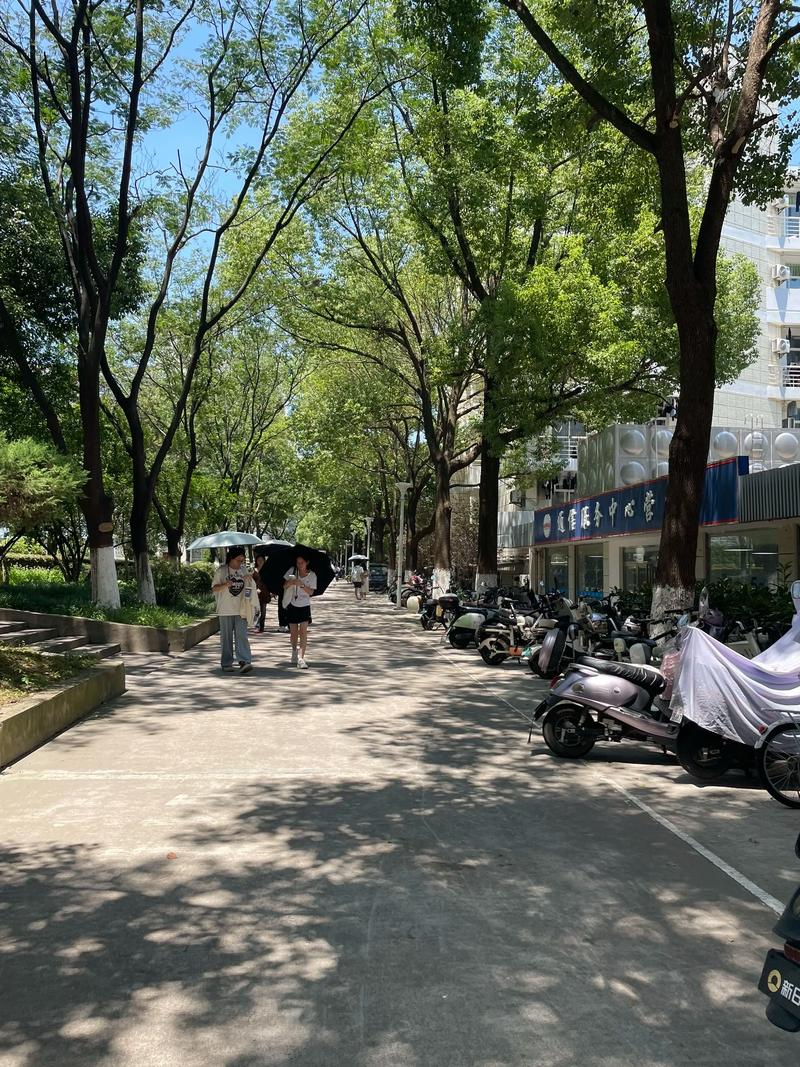
#> input picture experiment_2/street.jpg, 800 x 1067 px
$ python lane_detection.py
#> lines starting #> are read from the running program, lines starting #| are printed output that depends on the picture; after the words box and inside, x2 and y2 are one past the last pixel; in counts of white or black regions, pixels touching at a corner belong together
import cv2
import numpy as np
import matplotlib.pyplot as plt

# 读取图像
def read_image(image_path):
    return cv2.imread(image_path)

# 转换为灰度图像
def to_gray(image):
    return cv2.cvtColor(image, cv2.COLOR_BGR2GRAY)

# 高斯模糊
def gaussian_blur(gray_image, kernel_size=5):
    return cv2.GaussianBlur(gray_image, (kernel_size, kernel_size), 0)

# Canny边缘检测
def canny_edge_detection(blur_image, low_threshold=50, high_threshold=150):
    return cv2.Canny(blur_image, low_threshold, high_threshold)

# 定义感兴趣区域
def region_of_interest(edges):
    height, width = edges.shape
    mask = np.zeros_like(edges)

    # 创建一个多边形区域,创建模版
    polygon = np.array([[
        (0, height),
        (width / 2, height / 2),
        (width, height)
    ]], np.int32)

    # 填充多边形区域
    cv2.fillPoly(mask, polygon, 255)

    # 只保留感兴趣区域内的边缘
    masked_edges = cv2.bitwise_and(edges, mask)
    return masked_edges

# 霍夫变换检测直线
def hough_transform(edges, rho=1, theta=np.pi/180, threshold=30, min_line_len=100, max_line_gap=50):
    lines = cv2.HoughLinesP(edges, rho, theta, threshold, np.array([]), minLineLength=min_line_len, maxLineGap=max_line_gap)
    return lines

# 绘制车道线
def draw_lines(image, lines, color=(0, 255, 0), thickness=10):
    line_image = np.zeros_like(image)

    if lines is not None:
        for line in lines:
            for x1, y1, x2, y2 in line:
                cv2.line(line_image, (x1, y1), (x2, y2), color, thickness)

    # 将车道线叠加到原始图像上
    combined_image = cv2.addWeighted(image, 0.8, line_image, 1, 0)
    return combined_image

# 处理车道线（合并和延伸）
def process_lines(lines, image_height):
    left_lines = []  # 左侧车道线
    right_lines = []  # 右侧车道线

    if lines is not None:
        for line in lines:
            for x1, y1, x2, y2 in line:
                # 计算斜率
                slope = (y2 - y1) / (x2 - x1) if (x2 - x1) != 0 else 0

                # 根据斜率区分左右车道线（排除水平线）
                if abs(slope) > 0.5:
                    if slope < 0:
                        left_lines.append((x1, y1, x2, y2, slope))
                    else:
                        right_lines.append((x1, y1, x2, y2, slope))

    # 合并左侧车道线
    left_line = merge_lines(left_lines, image_height)
    # 合并右侧车道线
    right_line = merge_lines(right_lines, image_height)

    return [left_line, right_line] if left_line and right_line else None

# 合并车道线
def merge_lines(lines, image_height):
    if not lines:
        return None

    # 计算所有点的坐标和斜率
    x_coords = []
    y_coords = []

    for line in lines:
        x1, y1, x2, y2, slope = line
        x_coords.extend([x1, x2])
        y_coords.extend([y1, y2])

    # 使用线性回归拟合车道线
    if len(x_coords) > 1:
        coefficients = np.polyfit(y_coords, x_coords, 1)
        poly = np.poly1d(coefficients)

        # 计算车道线的起点和终点
        y1 = image_height  # 底部
        y2 = int(image_height * 0.6)  # 大约图像高度的60%

        x1 = int(poly(y1))
        x2 = int(poly(y2))

        return [(x1, y1, x2, y2)]

    return None

# 主函数
def main(image_path):
    # 1. 读取图像
    image = read_image(image_path)
#> in read_image, returned value is the input picture: shape (1067, 800, 3); mean B, G, R 90.6, 105, 98.2
    if image is None:
        print("无法读取图像，请检查图像路径是否正确")
        return

    # 2. 转换为灰度图像
    gray = to_gray(image)

    # 3. 高斯模糊
    blur = gaussian_blur(gray)

    # 4. Canny边缘检测
    edges = canny_edge_detection(blur)
#> in canny_edge_detection, `return cv2.Canny(blur_image, low_threshold, high_threshold)`:
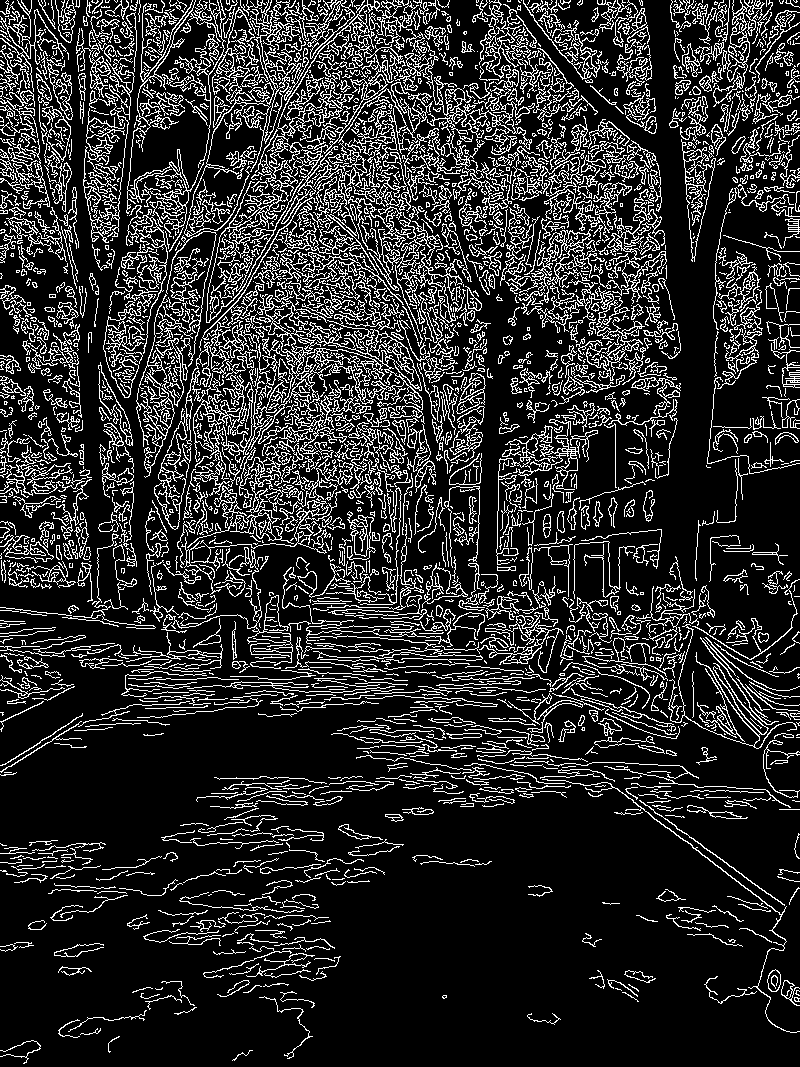
#> returned value: shape (1067, 800); 16.9% white in thin lines or dots

    # 5. 定义感兴趣区域
    masked_edges = region_of_interest(edges)
#> in region_of_interest, `masked_edges = cv2.bitwise_and(edges, mask)`:
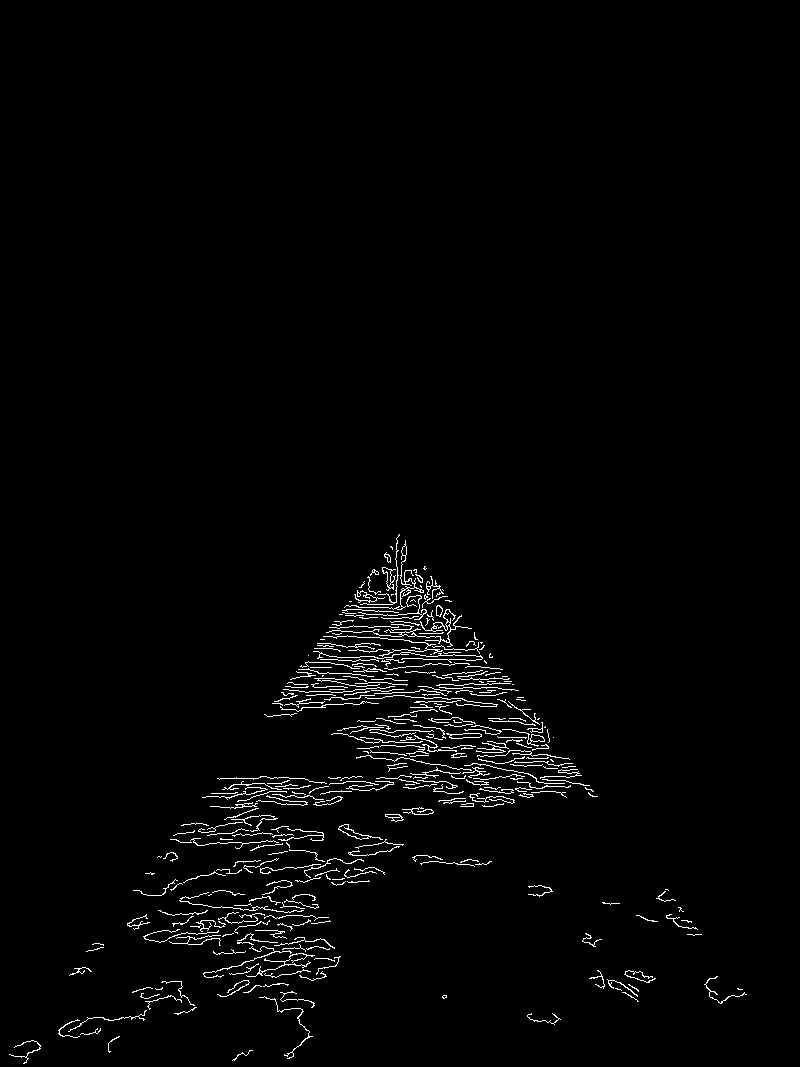
#> masked_edges: shape (1067, 800); 1.8% white in thin lines or dots, all inside (x1, y1, x2, y2) = (9, 534, 747, 1064)

    # 6. 霍夫变换检测直线
    lines = hough_transform(masked_edges)
#> in hough_transform, `lines = cv2.HoughLinesP(edges, rho, theta, threshold, np.array([]), mi..`: lines = 259 rows, first 6: [227, 799, 578, 775], [198, 944, 545, 727], [206, 796, 568, 758], [342, 704, 446, 600], [396, 538, 533, 796], [288, 682, 578, 771]

    # 7. 处理车道线
    processed_lines = process_lines(lines, image.shape[0])
#> the loop in process_lines, `for line in lines:` made 259 passes
#> after the loop in process_lines, `for line in lines:`: left_lines = 132 items, first 6: (198, 944, 545, 727, -0.625), (342, 704, 446, 600, -1), (160, 998, 288, 777, -1.73), (141, 1018, 286, 777, -1.66), (300, 710, 406, 552, -1.49), (226, 996, 490, 657, -1.28); right_lines = 53 items, first 6: (396, 538, 533, 796, 1.88), (361, 586, 497, 804, 1.6), (396, 554, 494, 797, 2.48), (405, 541, 533, 792, 1.96), (368, 585, 594, 796, 0.934), (391, 546, 569, 782, 1.33)
#> the loop in merge_lines, `for line in lines:` made 132 passes
#> after the loop in merge_lines, `for line in lines:`: x_coords = 264 values, max 549 at index 153, min 25 at index 158, mean 329.7; y_coords = 264 values, max 1058 at index 226, min 536 at index 241, mean 775.9
#> in merge_lines, `coefficients = np.polyfit(y_coords, x_coords, 1)`: coefficients = [-0.576, 776.9]
#> in merge_lines, `x1 = int(poly(y1))`: x1 = 161
#> in merge_lines, `x2 = int(poly(y2))`: x2 = 408
#> in process_lines, `left_line = merge_lines(left_lines, image_height)`: left_line = [(161, 1067, 408, 640)]
#> the loop in merge_lines (call 2), `for line in lines:` made 53 passes
#> in process_lines, `right_line = merge_lines(right_lines, image_height)`: right_line = [(702, 1067, 413, 640)]
#> processed_lines = [[(161, 1067, 408, 640)], [(702, 1067, 413, 640)]]

    # 8. 绘制车道线
    result = draw_lines(image, processed_lines)
#> the loop in draw_lines, `for line in lines:` made 2 passes
#> after the loop in draw_lines, `for line in lines:`:
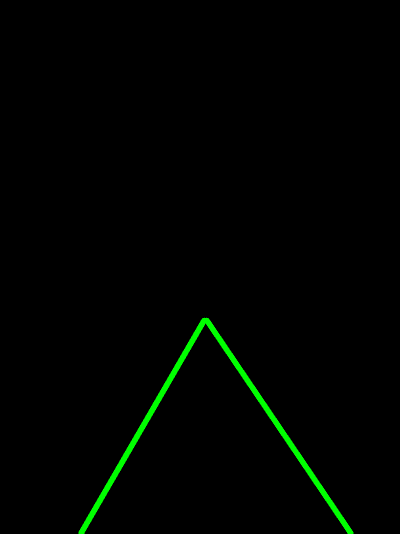
#> line_image: shape (1067, 800, 3) (shown at 1/2 size); mean of channels 0, 1, 2 0, 3.4, 0; drawn as B, G, R
#> in draw_lines, `combined_image = cv2.addWeighted(image, 0.8, line_image, 1, 0)`:
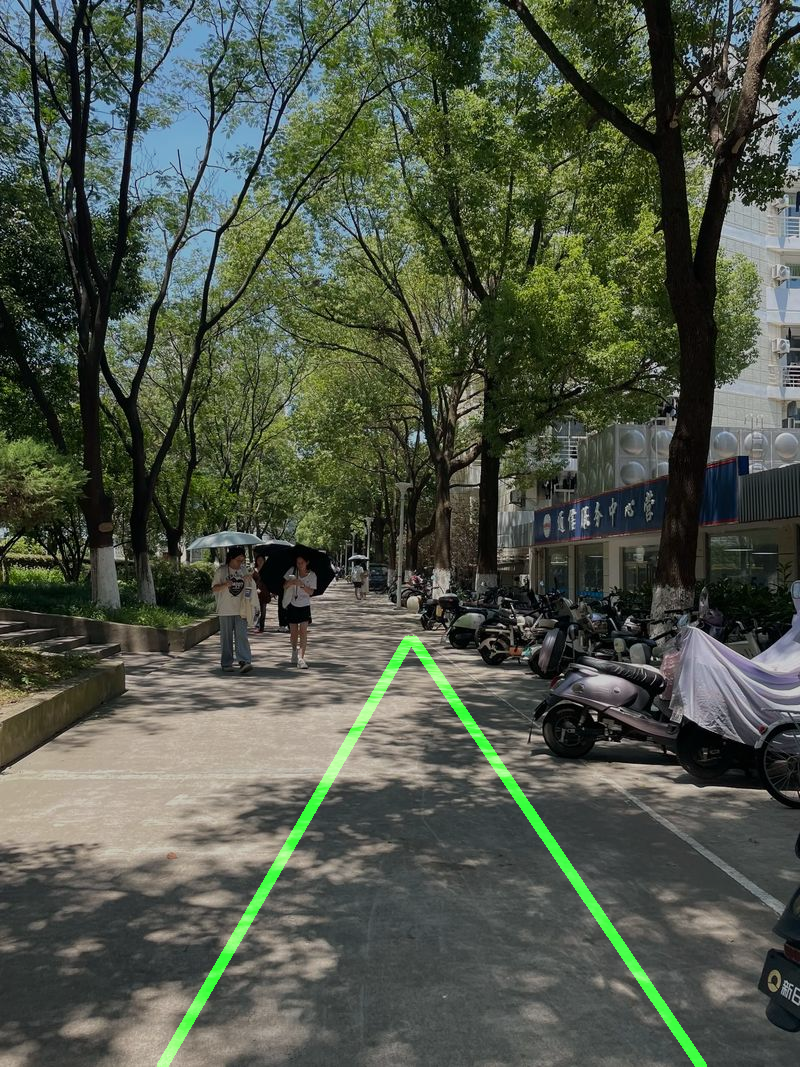
#> combined_image: shape (1067, 800, 3); mean B, G, R 72.5, 86, 78.6

    # 显示结果
    cv2.imshow("车道线检测结果", result)
    cv2.waitKey(0)
    cv2.destroyAllWindows()

    # 保存结果
    cv2.imwrite("__street_.jpg", result)
    print("检测结果已保存为lane_detection_result.jpg")

if __name__ == "__main__":
    # 使用示例图像路径（用户可以替换为自己的图像）
    image_path = "street.jpg"
    main(image_path)

$ run again, with experiment_2/1.jpg copied over experiment_2/street.jpg
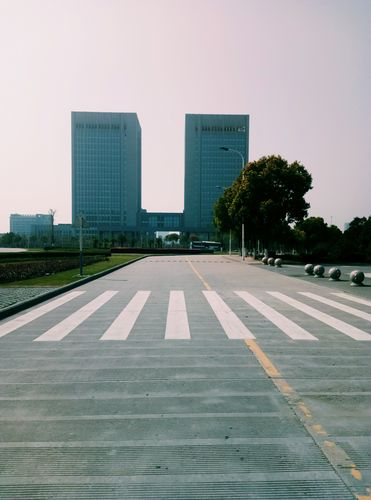
#> input picture experiment_2/1.jpg, 371 x 500 px
#> in read_image, returned value is the input picture: shape (500, 371, 3); mean B, G, R 149.6, 150.5, 144.2
#> in canny_edge_detection, `return cv2.Canny(blur_image, low_threshold, high_threshold)`:
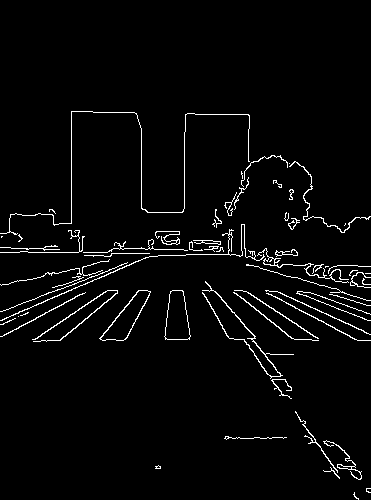
#> returned value: shape (500, 371); 3.1% white in thin lines or dots, all inside (x1, y1, x2, y2) = (0, 111, 371, 500)
#> mask: shape (500, 371); 25.1% white; 1 white region, box (x1, y1, x2, y2) and area: (0, 250, 371, 500) 46592
#> masked_edges: shape (500, 371); 0.42% white in thin lines or dots, all inside (x1, y1, x2, y2) = (118, 250, 359, 500)
#> in hough_transform, `lines = cv2.HoughLinesP(edges, rho, theta, threshold, np.array([]), mi..`: lines = [[243, 339, 334, 468], [185, 255, 356, 498], [118, 340, 251, 338]]
#> the loop in process_lines, `for line in lines:` made 3 passes
#> after the loop in process_lines, `for line in lines:`: left_lines = []; right_lines = [(243, 339, 334, 468, 1.42), (185, 255, 356, 498, 1.42)]
#> the loop in merge_lines (call 2), `for line in lines:` made 2 passes
#> right_line = [(356, 500, 216, 300)]
#> in draw_lines, `combined_image = cv2.addWeighted(image, 0.8, line_image, 1, 0)`:
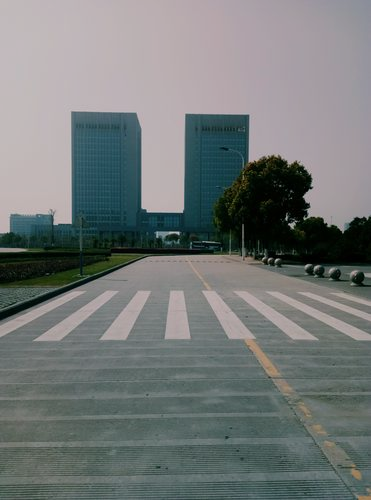
#> combined_image: shape (500, 371, 3); mean B, G, R 119.7, 120.4, 115.4
